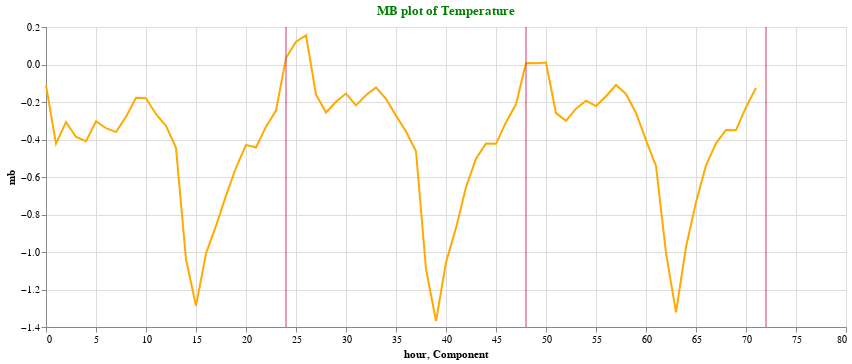

Write notebook code for a chart like this one.
### Code cell
plotmb(mb_temp,"MB plot of Temperature")

### Figure 1 — Vega-Lite specification as saved in the notebook (floating-point values rounded to 4 significant figures)
{"config": {"view": {"continuousWidth": 400, "continuousHeight": 300}}, "layer": [{"data": {"name": "data-c2cbc6d0a63efd821dbb0c3c9fccc11d"}, "mark": "line", "encoding": {"color": {"value": "#FFAA00"}, "x": {"field": "hour", "type": "quantitative"}, "y": {"field": "mb", "type": "quantitative"}}, "height": 300, "title": {"text": ["MB plot of Temperature"], "color": "green"}, "width": 800}, {"data": {"name": "data-b9dd60dc560f7891b967d8e82c37ad0c"}, "mark": {"type": "rule", "color": "#D2386C"}, "encoding": {"x": {"field": "Component", "type": "quantitative"}}}], "$schema": "https://vega.github.io/schema/vega-lite/v4.17.0.json", "datasets": {"data-c2cbc6d0a63efd821dbb0c3c9fccc11d": [{"mb": -0.1102, "hour": 0}, {"mb": -0.4222, "hour": 1}, {"mb": -0.3066, "hour": 2}, {"mb": -0.3867, "hour": 3}, {"mb": -0.4095, "hour": 4}, {"mb": -0.3027, "hour": 5}, {"mb": -0.3398, "hour": 6}, {"mb": -0.3606, "hour": 7}, {"mb": -0.2785, "hour": 8}, {"mb": -0.1774, "hour": 9}, {"mb": -0.1802, "hour": 10}, {"mb": -0.2652, "hour": 11}, {"mb": -0.3274, "hour": 12}, {"mb": -0.4444, "hour": 13}, {"mb": -1.039, "hour": 14}, {"mb": -1.287, "hour": 15}, {"mb": -1.008, "hour": 16}, {"mb": -0.8611, "hour": 17}, {"mb": -0.6993, "hour": 18}, {"mb": -0.5506, "hour": 19}, {"mb": -0.4284, "hour": 20}, {"mb": -0.4426, "hour": 21}, {"mb": -0.3313, "hour": 22}, {"mb": -0.2457, "hour": 23}, {"mb": 0.03415, "hour": 24}, {"mb": 0.1212, "hour": 25}, {"mb": 0.1549, "hour": 26}, {"mb": -0.1601, "hour": 27}, {"mb": -0.256, "hour": 28}, {"mb": -0.199, "hour": 29}, {"mb": -0.155, "hour": 30}, {"mb": -0.218, "hour": 31}, {"mb": -0.1639, "hour": 32}, {"mb": -0.1223, "hour": 33}, {"mb": -0.1828, "hour": 34}, {"mb": -0.2727, "hour": 35}, {"mb": -0.3576, "hour": 36}, {"mb": -0.4626, "hour": 37}, {"mb": -1.091, "hour": 38}, {"mb": -1.368, "hour": 39}, {"mb": -1.056, "hour": 40}, {"mb": -0.8713, "hour": 41}, {"mb": -0.6543, "hour": 42}, {"mb": -0.502, "hour": 43}, {"mb": -0.4211, "hour": 44}, {"mb": -0.423, "hour": 45}, {"mb": -0.3075, "hour": 46}, {"mb": -0.2122, "hour": 47}, {"mb": 0.007944, "hour": 48}, {"mb": 0.007157, "hour": 49}, {"mb": 0.01073, "hour": 50}, {"mb": -0.2591, "hour": 51}, {"mb": -0.3005, "hour": 52}, {"mb": -0.2354, "hour": 53}, {"mb": -0.1936, "hour": 54}, {"mb": -0.2218, "hour": 55}, {"mb": -0.1695, "hour": 56}, {"mb": -0.1094, "hour": 57}, {"mb": -0.1569, "hour": 58}, {"mb": -0.2584, "hour": 59}, {"mb": -0.4031, "hour": 60}, {"mb": -0.5413, "hour": 61}, {"mb": -1.005, "hour": 62}, {"mb": -1.322, "hour": 63}, {"mb": -0.9736, "hour": 64}, {"mb": -0.7347, "hour": 65}, {"mb": -0.5374, "hour": 66}, {"mb": -0.4207, "hour": 67}, {"mb": -0.3491, "hour": 68}, {"mb": -0.3505, "hour": 69}, {"mb": -0.2278, "hour": 70}, {"mb": -0.1247, "hour": 71}], "data-b9dd60dc560f7891b967d8e82c37ad0c": [{"Component": 24}, {"Component": 48}, {"Component": 72}]}}
